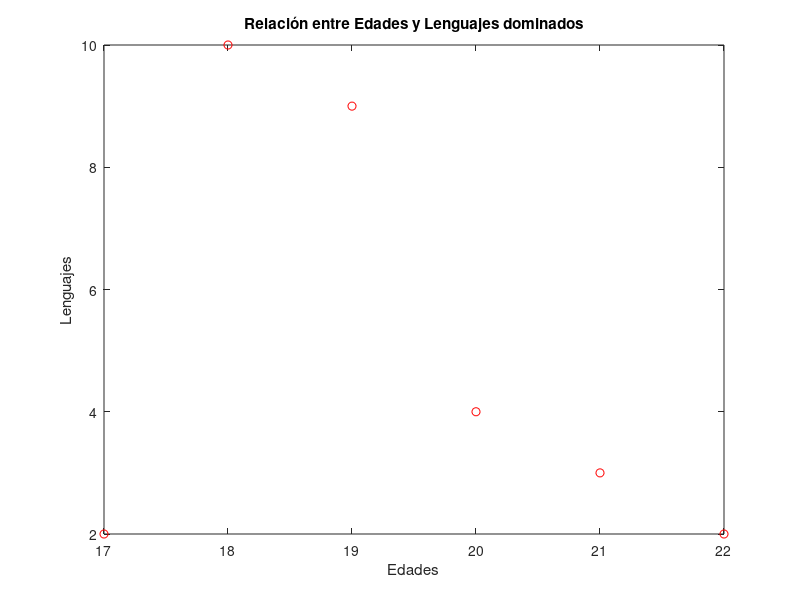

This chart was generated by the following MATLAB code: (Note: this script raises an error after producing the figure.)
disp("__________________________________________________________________________________________");
disp("Ejercicio 1:");
disp("Revise la figura generada");
figure;

%Hallar la recta de regresión lineal, para sus datos (X,Y)
Edad=[17,18,19,20,21,22];
Lenguajes=[2,10,9,4,3,2];

plot(Edad, Lenguajes, 'ro');
hold on;

% Agregar título y nombres de variables
title('Relación entre Edades y Lenguajes dominados');
xlabel('Edades');
ylabel('Lenguajes');

% Ajustar el tamaño de la figura
fig = gcf;
fig.Position(3:4) = [600 600];


disp("");
disp("__________________________________________________________________________________________");
disp("Ejercicio 2:");
% Grafique la recta de regresión y el diagrama de dispersión juntos en un solo cuadro de gráfico, con
% diferentes colores

lenguajes = [2, 10, 9, 4, 3, 2];
edades = [17, 18, 19, 20, 21, 22];

p = polyfit(edades, lenguajes, 1);
r_mat = corrcoef(edades, lenguajes);
r = r_mat(2);
det = r * r * 100;

disp("La ecuación de la recta de regresión lineal es:")
disp("y = " + p(1) + "*a + " + p(2))

disp("El coeficiente de de correlación de Pearson es:")
disp("r = " + r)

disp("El coeficiente de de determinación es:")
disp("R = " + det + "%")


disp("");
disp("__________________________________________________________________________________________");
disp("Ejercicio 3:");
disp("Revise la figura generada");
figure;

%Hallar la recta de regresión lineal, para sus datos (X,Y)
Edad=[17,18,19,20,21,22];
Lenguajes=[2,10,9,4,3,2];

plot(Edad, Lenguajes, 'ro');
hold on;

% Ajustar una línea de regresión lineal
coeficientes = polyfit(Edad, Lenguajes, 1);
recta_regresion = polyval(coeficientes, Edad);

% Graficar la recta de regresión
plot(Edad, recta_regresion, 'b-');

% Agregar título y nombres de variables
title('Relación entre Edades y Lenguajes dominados');
xlabel('Edades');
ylabel('Lenguajes');

% Ajustar el tamaño de la figura
fig = gcf;
fig.Position(3:4) = [600 600];


disp("");
disp("__________________________________________________________________________________________");
disp("Ejercicio 4:");
covarianza = cov(edades, lenguajes);
disp('La covarianza es:');
disp(covarianza(2,1));
